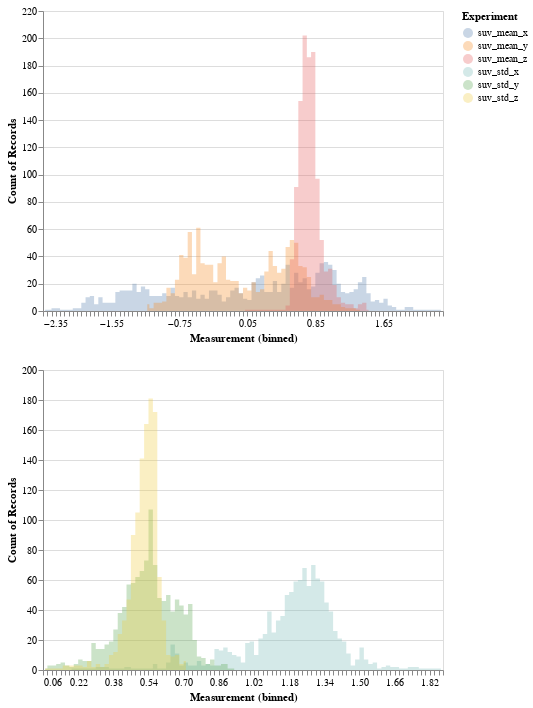

Notebook code for this chart:
### Code cell
s = pd.DataFrame(x[4])
source_upper = pd.DataFrame({
    'suv_mean_x': np.array(s[0]),
    'suv_mean_y': np.array(s[1]),
    'suv_mean_z': np.array(s[2])
})

source_lower = pd.DataFrame({
    'suv_std_x': np.array(s[3]),
    'suv_std_y': np.array(s[4]),
    'suv_std_z': np.array(s[5])
})



upper=alt.Chart(source_upper).transform_fold(
    ['suv_mean_x', 'suv_mean_y', 'suv_mean_z'],
    as_=['Experiment', 'Measurement']
).mark_area(
    opacity=0.3,
    interpolate='step'
).encode(
    alt.X('Measurement:Q', bin=alt.Bin(maxbins=100)),
    alt.Y('count()', stack=None),
    alt.Color('Experiment:N'))

lower = alt.Chart(source_lower).transform_fold(
    ['suv_std_x', 'suv_std_y', 'suv_std_z'],
    as_=['Experiment', 'Measurement']
).mark_area(
    opacity=0.3,
    interpolate='step'
).encode(
    alt.X('Measurement:Q', bin=alt.Bin(maxbins=100)),
    alt.Y('count()', stack=None),
    alt.Color('Experiment:N'))
alt.vconcat(upper, lower)

### Figure 1 — Vega-Lite specification as saved in the notebook (floating-point values rounded to 4 significant figures; data arrays with more than 128 entries replaced by an {"elided": "..."} marker saying what was removed)
{"config": {"view": {"continuousWidth": 400, "continuousHeight": 300}}, "vconcat": [{"data": {"name": "data-10e474fbc61514a35cc09f200306018e"}, "mark": {"type": "area", "interpolate": "step", "opacity": 0.3}, "encoding": {"color": {"type": "nominal", "field": "Experiment"}, "x": {"type": "quantitative", "bin": {"maxbins": 100}, "field": "Measurement"}, "y": {"type": "quantitative", "aggregate": "count", "stack": null}}, "transform": [{"fold": ["suv_mean_x", "suv_mean_y", "suv_mean_z"], "as": ["Experiment", "Measurement"]}]}, {"data": {"name": "data-ef7b58c4e6e3871cbd52bd8e3d48ea07"}, "mark": {"type": "area", "interpolate": "step", "opacity": 0.3}, "encoding": {"color": {"type": "nominal", "field": "Experiment"}, "x": {"type": "quantitative", "bin": {"maxbins": 100}, "field": "Measurement"}, "y": {"type": "quantitative", "aggregate": "count", "stack": null}}, "transform": [{"fold": ["suv_std_x", "suv_std_y", "suv_std_z"], "as": ["Experiment", "Measurement"]}]}], "$schema": "https://vega.github.io/schema/vega-lite/v4.0.2.json", "datasets": {"data-10e474fbc61514a35cc09f200306018e": {"elided": "1137 records"}, "data-ef7b58c4e6e3871cbd52bd8e3d48ea07": {"elided": "1137 records"}}}
